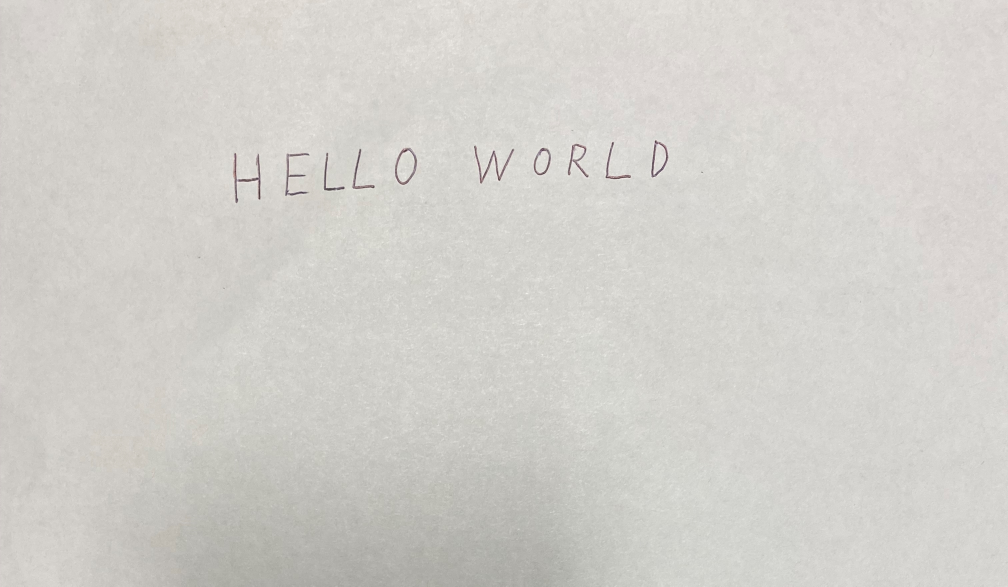
#> input picture images/IMG_5125.jpg, 3024 x 1759 px (shown at 1/3 size)
$ python -i imageProcessing.py   (imports and definitions only)
#> lines starting #> are read from the running program, lines starting #| are printed output that depends on the picture; after the words box and inside, x2 and y2 are one past the last pixel; in counts of white or black regions, pixels touching at a corner belong together
#> further down, picture is the input picture: shape (1759, 3024, 3); mean B, G, R 203.5, 208.2, 210.2
import argparse

from helpers.imageProcessingHelpers import *


# debug function: shows image at specific path
# [133 lines left out: functions display_image, process_image, not called in this run]


# function to invert colors of the image
def invert_image(image: np.ndarray) -> np.ndarray:
    inverted_image = cv2.bitwise_not(image)
    return inverted_image


# function to convert the image to grayscale
def grayscale(image: np.ndarray) -> np.ndarray:
    return cv2.cvtColor(image, cv2.COLOR_BGR2GRAY)


# function to binarize image
def binarize_image(gray_image: np.ndarray, method: int) -> np.ndarray:
    # method 0 uses an adaptive algorithm while method 1 uses a static algorithm

#> called with method = 1
    if method == 0:
        thresh = cv2.adaptiveThreshold(gray_image, 255, cv2.ADAPTIVE_THRESH_MEAN_C, cv2.THRESH_BINARY, 11, 2)
    else:
        ret, thresh = cv2.threshold(gray_image, 127, 255, cv2.THRESH_BINARY)
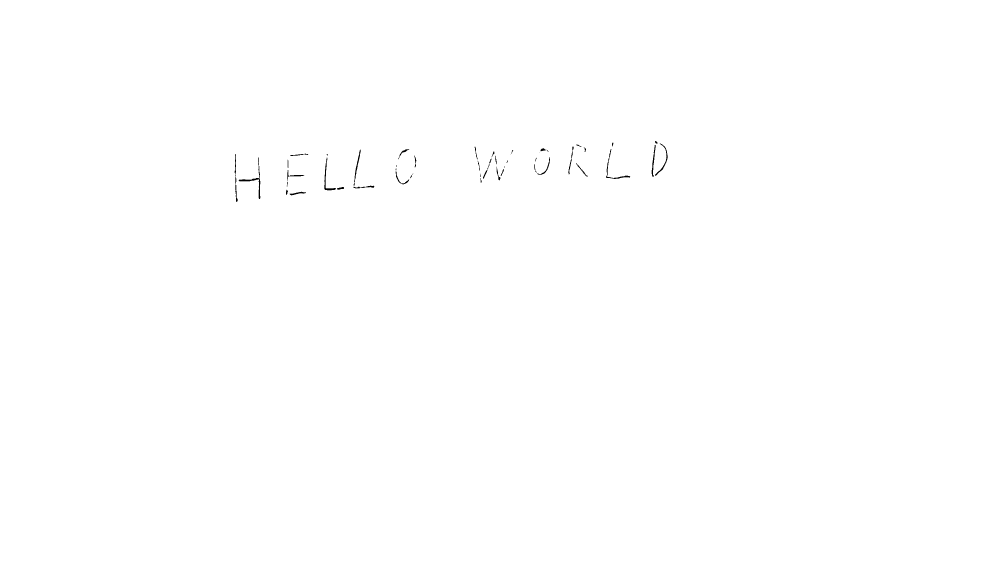
#> thresh: shape (1759, 3024) (shown at 1/3 size); 99.9% white; 48 black regions (10 under 20 px), largest, box (x1, y1, x2, y2) and area: (716, 472, 781, 597) 663, (973, 473, 1008, 571) 474, (1818, 447, 1891, 537) 458
    return thresh


# function to remove noise from an image
# [190 lines left out: functions noise_removal, thin_font, thick_font, get_skew_angle, rotate_image, deskew and 5 more, not called in this run]


# function to find the contours of each letter and to create a new image for each letter
def get_contours(image: np.ndarray):
    # preprocessing
    gray = grayscale(image)
    blur = cv2.GaussianBlur(gray, (9, 9), 0)
    bw_im = binarize_image(blur, 1)
    thresh = cv2.threshold(bw_im, 0, 255, cv2.THRESH_BINARY_INV + cv2.THRESH_OTSU)[1]
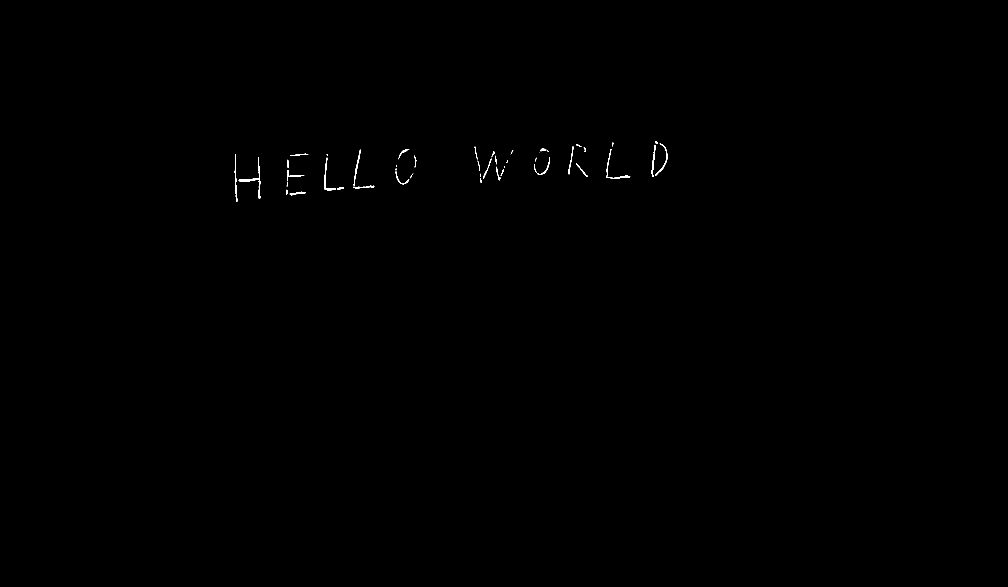
#> thresh: shape (1759, 3024) (shown at 1/3 size); 0.11% white; 48 white regions (10 under 20 px), largest, box (x1, y1, x2, y2) and area: (716, 472, 781, 597) 663, (973, 473, 1008, 571) 474, (1818, 447, 1891, 537) 458
    kernel = cv2.getStructuringElement(cv2.MORPH_RECT, (3, 13))
    dilate = cv2.dilate(thresh, kernel, iterations=5)
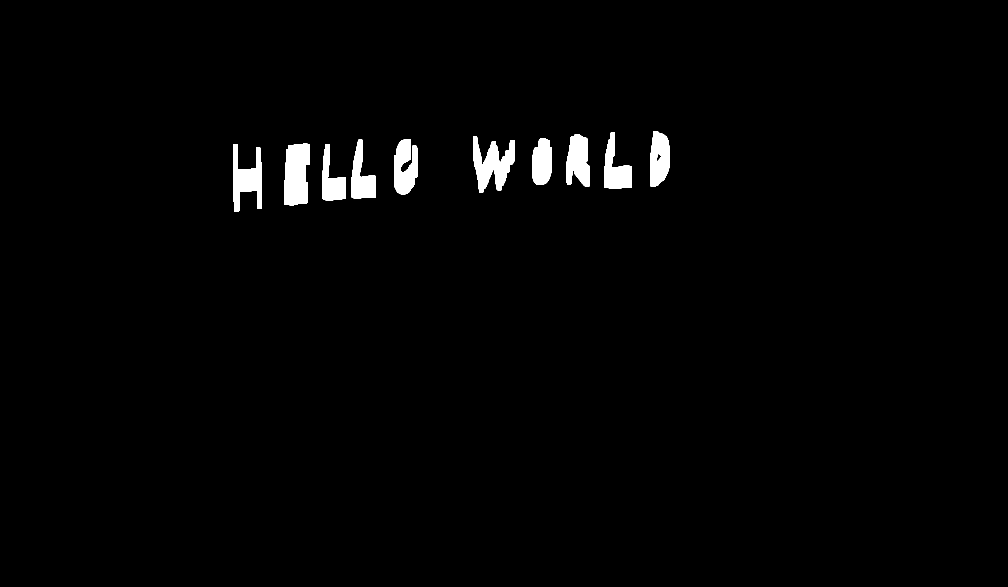
#> dilate: shape (1759, 3024) (shown at 1/3 size); 1.6% white; 10 white regions

    # extract contours
    contours = cv2.findContours(dilate, cv2.RETR_EXTERNAL, cv2.CHAIN_APPROX_TC89_L1)
#> contours = 10 contours; largest, box (x1, y1, x2, y2) and area: (853, 431, 930, 616) 11910, (1419, 410, 1545, 578) 11054, (699, 432, 786, 636) 9038, (1182, 418, 1254, 583) 8678, (1700, 404, 1768, 560) 7951
    contours = contours[0] if len(contours) == 2 else contours[1]
    # sort from left to right
    contours = sorted(contours, key=lambda x: cv2.boundingRect(x)[0])

    # create image for each letter
    for index in range(len(contours)):
        x, y, w, h = cv2.boundingRect(contours[index])
        if w > 8 or h > 8:
            roi = image[y:y + h, x:x + w]
            cv2.imwrite(f'images/chars/index_roi{index}.png', roi)
            cv2.rectangle(image, (x, y), (x + w, y + h), (36, 255, 12), 2)
#> this loop made 10 passes
#> (x, y, w, h) on passes 1 to 10: (699, 432, 87, 204), (853, 431, 77, 185), (968, 432, 69, 169), (1055, 419, 73, 176), (1182, 418, 72, 165), (1419, 410, 126, 168), (1598, 415, 57, 139), (1700, 404, 68, 156), (1813, 398, 83, 169), (1950, 393, 58, 167)
#> pass 1, in get_contours, `roi = image[y:y + h, x:x + w]`:
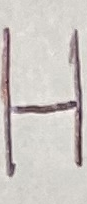
#> roi: shape (204, 87, 3); mean B, G, R 195.6, 199.3, 204.7
#> pass 2, in get_contours, `roi = image[y:y + h, x:x + w]`:
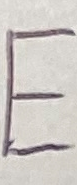
#> roi: shape (185, 77, 3); mean B, G, R 195.6, 199.6, 204.7
#> pass 3, in get_contours, `roi = image[y:y + h, x:x + w]`:
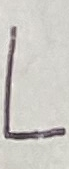
#> roi: shape (169, 69, 3); mean B, G, R 196, 201, 203.4
    # show how the image was segmented
    cv2.imwrite("images/index_bbox_new1.png", image)

>>> import cv2
>>> picture = cv2.imread('images/IMG_5125.jpg')
>>> result = get_contours(picture)

$ run again, on images/IMG_5126.jpg
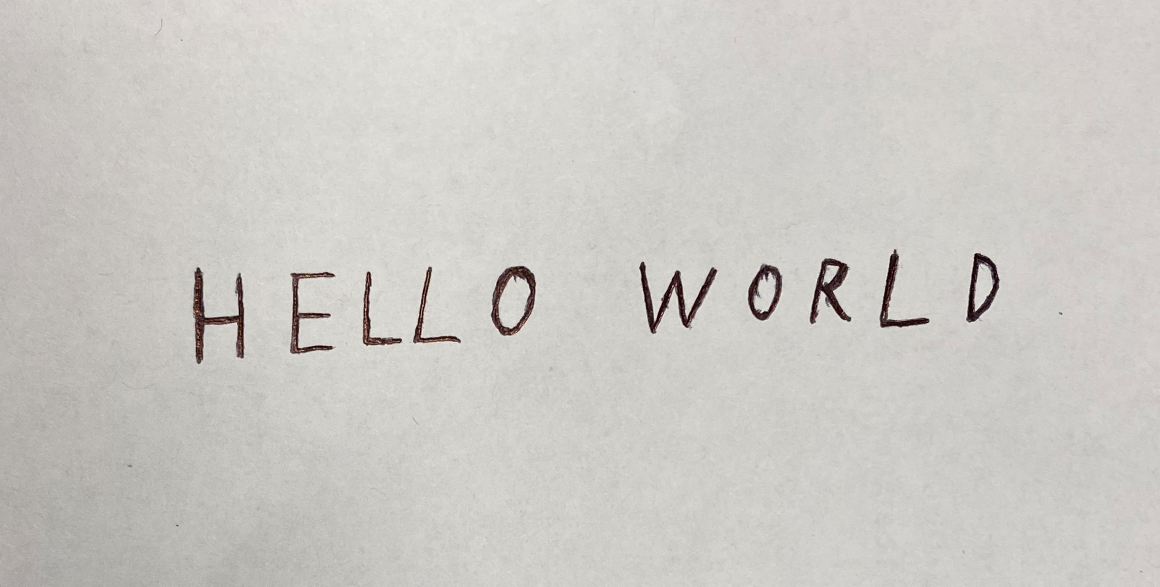
#> input picture images/IMG_5126.jpg, 2319 x 1173 px (shown at 1/2 size)
#> picture is the input picture: shape (1173, 2319, 3); mean B, G, R 196.9, 201.4, 203.4
#> in binarize_image, `ret, thresh = cv2.threshold(gray_image, 127, 255, cv2.THRESH_BINARY)`:
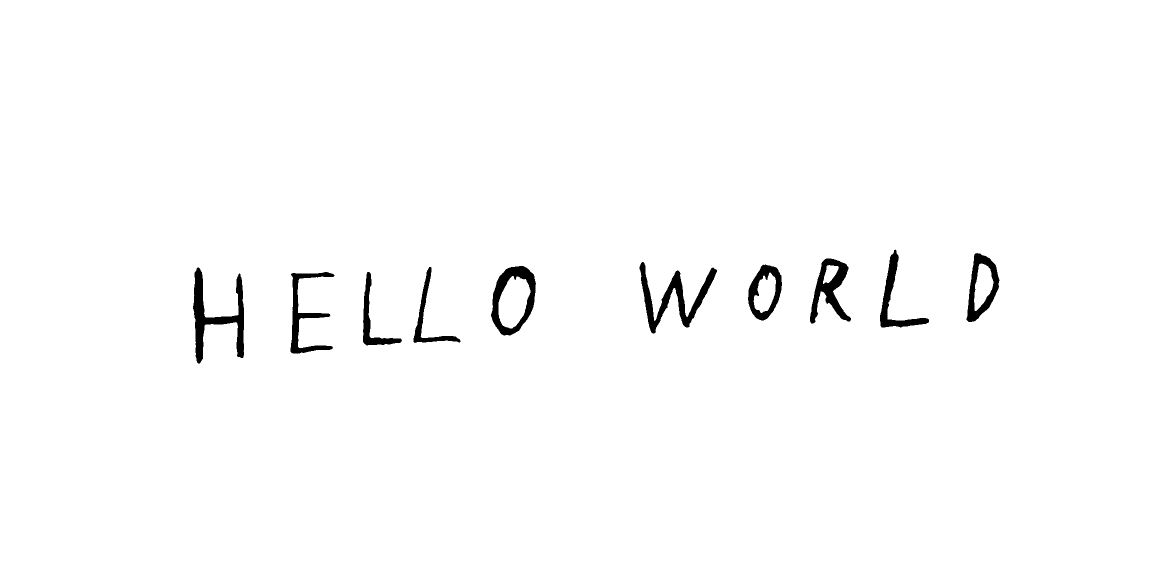
#> thresh: shape (1173, 2319) (shown at 1/2 size); 98.6% white; 10 black regions, largest, box (x1, y1, x2, y2) and area: (386, 535, 488, 727) 6081, (1279, 524, 1434, 667) 5733, (982, 532, 1072, 671) 4658
#> dilate: shape (1173, 2319); 5.2% white; 10 white regions
#> contours = 10 contours; largest, box (x1, y1, x2, y2) and area: (1274, 494, 1439, 697) 19248, (576, 514, 674, 737) 18981, (977, 502, 1077, 701) 16576, (381, 505, 493, 757) 16202, (1615, 487, 1707, 677) 13370
#> the loop in get_contours, `for index in range(len(contours)):` made 10 passes
#> (x, y, w, h) on passes 1 to 8: (381, 505, 112, 252), (576, 514, 98, 223), (721, 514, 88, 207), (822, 504, 104, 212), (977, 502, 100, 199), (1274, 494, 165, 203), (1491, 499, 78, 172), (1615, 487, 92, 190)
#> after the loop in get_contours, `for index in range(len(contours)):`:
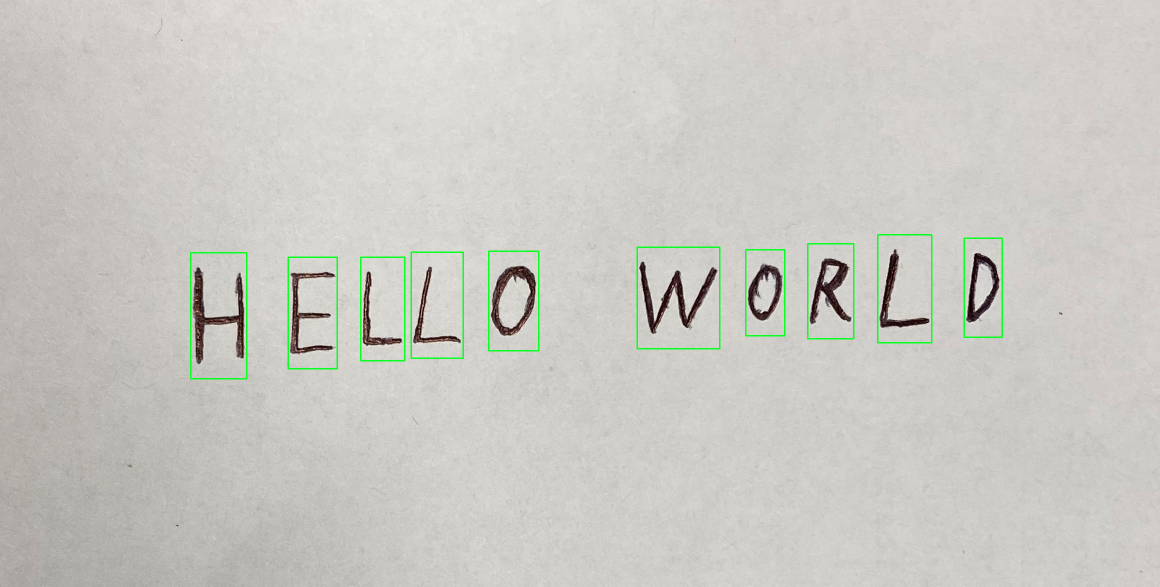
#> image: shape (1173, 2319, 3) (shown at 1/2 size); 0.68% of pixels changed, all inside (x1, y1, x2, y2) = (380, 468, 2006, 759)
